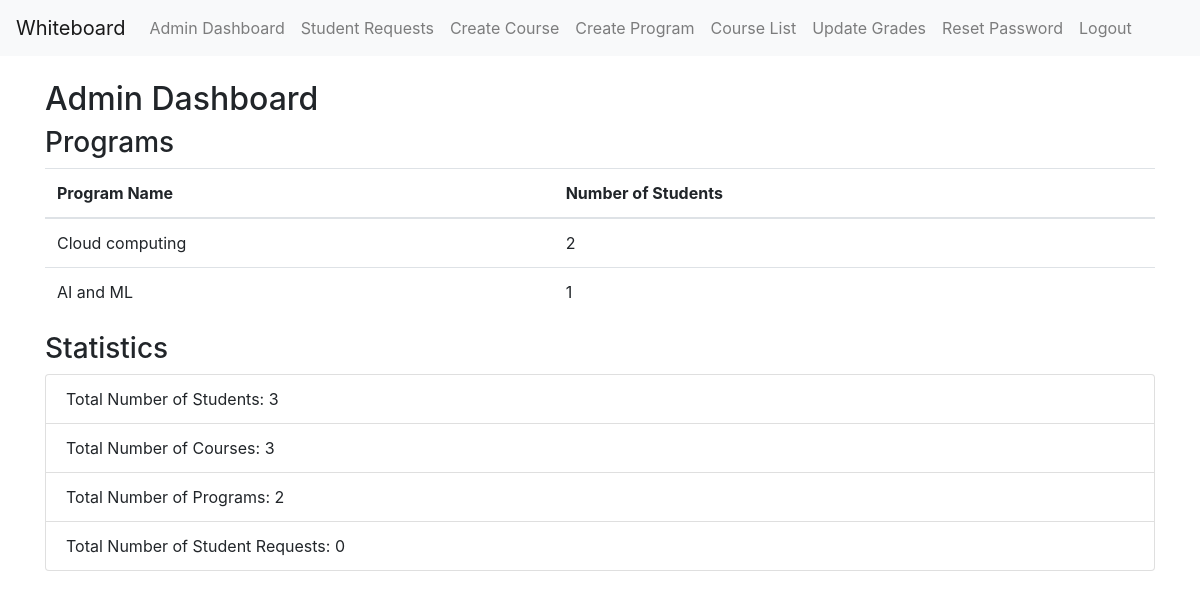
/admin-dashboard/ (signed in), run on the app's committed database.
### core/models.py (models this page shows, shortened)
class Program(models.Model):
    program_name = models.CharField(max_length=100)

### core/views.py (the view)
# urls.py: path('admin-dashboard/', views.AdminDashboardView.as_view(), name='admin_dashboard'),
class AdminDashboardView(LoginRequiredMixin, View):
    login_url = 'login'
    def get(self, request):
        if not request.user.is_staff:
            return redirect('student_dashboard')
        programs = Program.objects.all().annotate(student_count=Count('student'))
        total_students = Student.objects.count()
        total_courses = Course.objects.count()
        total_programs = Program.objects.count()
        total_student_requests = StudentRequest.objects.count()
        return render(request, 'core/admin_dashboard.html', {
            'programs': programs,
            'total_students': total_students,
            'total_courses': total_courses,
            'total_programs': total_programs,
            'total_student_requests': total_student_requests
        })

### templates/core/admin_dashboard.html (shortened to what this page needs)
{% extends 'base.html' %}
{% block content %}
<h2>Admin Dashboard</h2>
<h3>Programs</h3>
{% if programs %}
    <table class="table">
        <thead>
            <tr>
                <th>Program Name</th>
                <th>Number of Students</th>
            </tr>
        </thead>
        <tbody>
            {% for program in programs %}
                <tr>
                    <td>{{ program.program_name }}</td>
                    <td>{{ program.student_count }}</td>
                </tr>
            {% endfor %}
        </tbody>
    </table>
{% else %}
    <p>No programs available.</p>
{% endif %}
<h3>Statistics</h3>
<ul class="list-group">
    <li class="list-group-item">Total Number of Students: {{ total_students }}</li>
    <li class="list-group-item">Total Number of Courses: {{ total_courses }}</li>
    <li class="list-group-item">Total Number of Programs: {{ total_programs }}</li>
    <li class="list-group-item">Total Number of Student Requests: {{ total_student_requests }}</li>
</ul>
{% endblock %}

### data on the page
Program: program_name "Cloud computing", student_count "2"
Program: program_name "AI and ML", student_count "1"

### other printed values
{{ total_students }} "3"
{{ total_courses }} "3"
{{ total_programs }} "2"
{{ total_student_requests }} "0"
